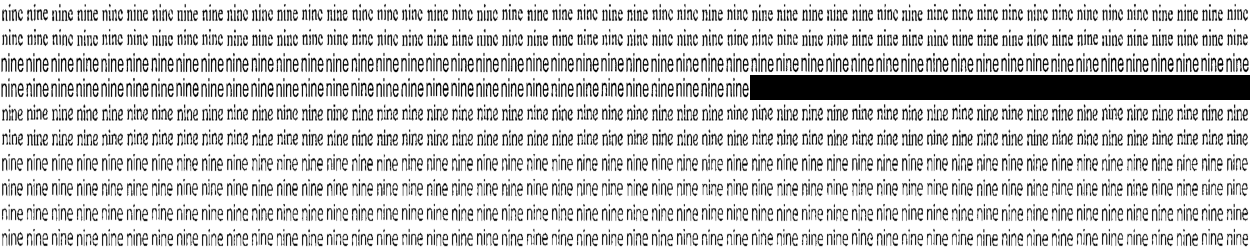
#> input picture ImageProcessingDigitSegment/ImageRobot/phase2Mike/corrupted_image.png, 5000 x 1000 px (shown at 1/4 size)
$ python Findword.py --image ../phase2Mike/corrupted_image.png   (older library calls are emulated)
#> lines starting #> are read from the running program, lines starting #| are printed output that depends on the picture; after the words box and inside, x2 and y2 are one past the last pixel; in counts of white or black regions, pixels touching at a corner belong together
from imgtran.transform import four_point_transform
from skimage.filters import threshold_local
import numpy as np
import argparse
import cv2
import imutils

round =0
point_x,point_y=[[],[],[],[],[],[],[],[],[],[]],[[],[],[],[],[],[],[],[],[],[]]
def ReadImage():
    ap = argparse.ArgumentParser()
    ap.add_argument("-i", "--image", required = True)
    args = vars(ap.parse_args())
    return cv2.imread(args["image"])
def resizeImg(img,height_img):
    ratio_img = img.shape[0] / height_img
    Original_image = img.copy()
    image_resize= imutils.resize(img, height = height_img)
    return Original_image,image_resize,ratio_img
def CutThreshold_Blur_Canny(img,threshold1,threshold2,threshold3,threshold4,threshold5,threshold6,blur1,blur2,canny1,canny2):
    threshold_lower = np.array([threshold1,threshold2,threshold3])
    threshold_upper = np.array([threshold4,threshold5,threshold6])
    image_thresh = cv2.inRange(img,threshold_lower,threshold_upper)
    gray = cv2.bitwise_and(image, image, mask=image_thresh)
    gray = cv2.GaussianBlur(gray, (blur1, blur2), 0)
    img_canny = cv2.Canny(gray, canny1,canny2)
    return img_canny

ap = argparse.ArgumentParser()
ap.add_argument("-i", "--image", required = True)
args = vars(ap.parse_args())
img = cv2.imread(args["image"])
#> img is the input picture: shape (1000, 5000, 3); min 0, max 255, mean 206
Original,image,ratio= resizeImg(img,500)
#> ratio = 2
edged= CutThreshold_Blur_Canny(image,150,99,120,255,255,255,5,5,0,285)
#> in CutThreshold_Blur_Canny, `image_thresh = cv2.inRange(img,threshold_lower,threshold_upper)`:
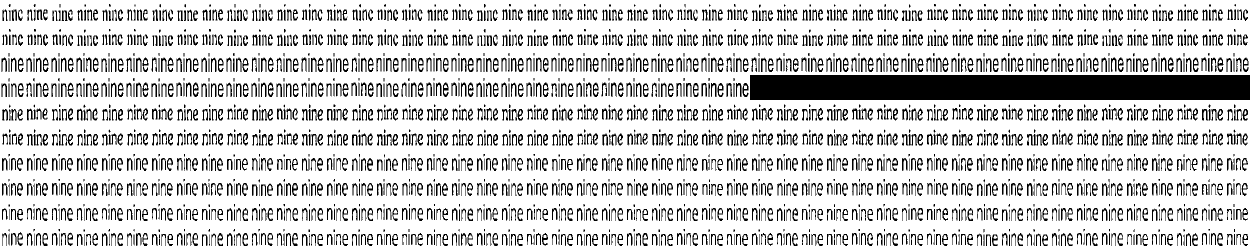
#> image_thresh: shape (500, 2500) (shown at 1/2 size); 79.2% white; 2447 black regions (480 under 20 px), largest, box (x1, y1, x2, y2) and area: (1500, 150, 2500, 200) 50000, (2435, 115, 2447, 144) 182, (886, 165, 897, 194) 181
#> in CutThreshold_Blur_Canny, `gray = cv2.bitwise_and(image, image, mask=image_thresh)`:
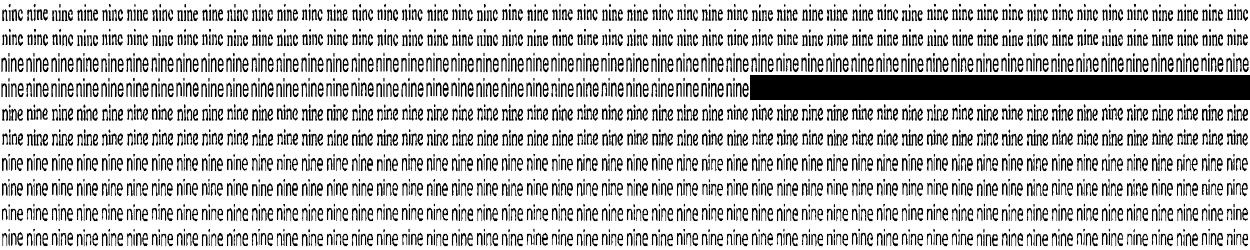
#> gray: shape (500, 2500, 3) (shown at 1/2 size); min 0, max 255, mean 196.7
#> in CutThreshold_Blur_Canny, `gray = cv2.GaussianBlur(gray, (blur1, blur2), 0)`:
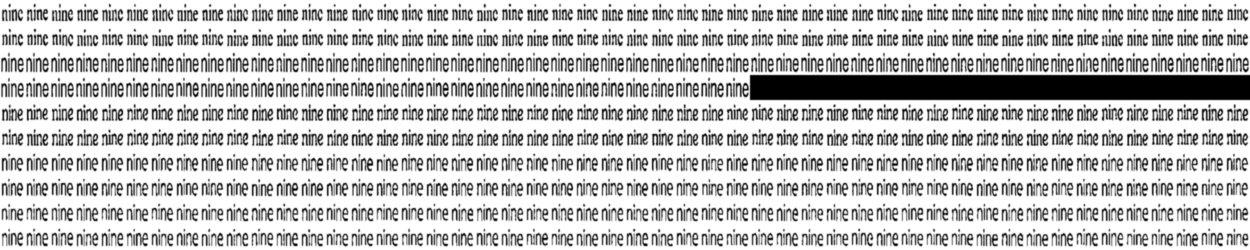
#> gray: shape (500, 2500, 3) (shown at 1/2 size); min 0, max 255, mean 196.7
#> in CutThreshold_Blur_Canny, `img_canny = cv2.Canny(gray, canny1,canny2)`:
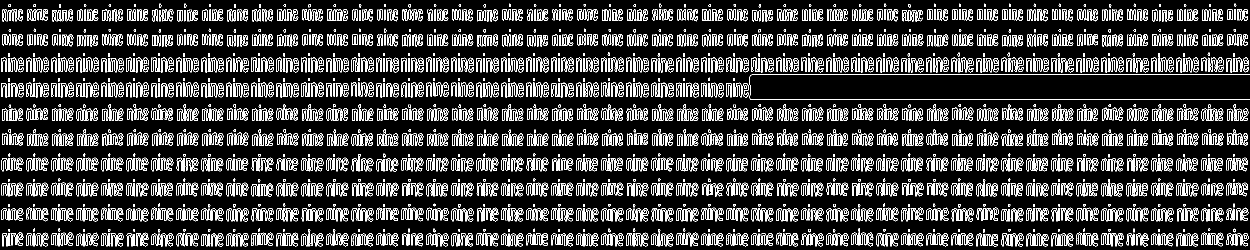
#> img_canny: shape (500, 2500) (shown at 1/2 size); 15% white in thin lines or dots
cnts = cv2.findContours(edged.copy(), cv2.RETR_TREE, cv2.CHAIN_APPROX_SIMPLE)
#> cnts = 4930 contours, 1553 with area under 20; largest, box (x1, y1, x2, y2) and area: (1053, 466, 1096, 492) 582, (2304, 266, 2347, 292) 538, (754, 258, 797, 292) 519, (2403, 217, 2447, 242) 516, (1654, 217, 1697, 242) 497
cnts = cnts[0] if imutils.is_cv2() else cnts[1]
for c in cnts:
    peri = cv2.arcLength(c, True)
    approx = cv2.approxPolyDP(c, 0.01* peri, True)
    area = cv2.contourArea(c)
    if len(approx) ==4 and area >50:

        screenCnt = approx
        for i in range(0,len(approx)):
            if (round != 0 ):
                if(abs(approx[0][0][0] - point_x[round-1][0]) >5  or  abs(approx[0][0][1] -point_y[round-1][0]) > 5 ):
                    point_x[round].append(approx[i][0][0])
                    point_y[round].append(approx[i][0][1])
                    state = True
                else :
                    state = False
            else :
                point_x[round].append(approx[i][0][0])
                point_y[round].append(approx[i][0][1])
                state = True
        if(state == True ):
            cv2.drawContours(image, [screenCnt], -1, (0, 255, 0), 2)
            cv2.imshow("Outline", image)
#> (the run stopped early here; a loop or call above may not have finished)
